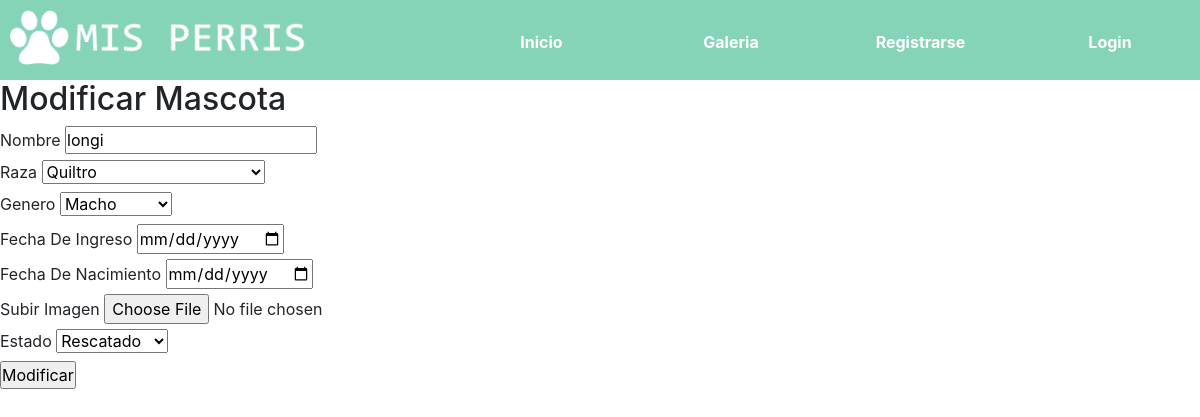
/modificar-mascota/6/, run on the app's committed database.
### core/models.py (models this page shows, shortened)
class Mascota(models.Model):
    nombre = models.CharField(max_length=50)
    raza = models.ForeignKey(Raza,on_delete=models.CASCADE)
    genero = models.ForeignKey(Genero,on_delete=models.CASCADE)
    fechaIngreso = models.DateField(blank=True)
    fechaNacimiento= models.DateField(null=True, blank=True)
    imagen = models.FileField(upload_to='photo')
    estado = models.ForeignKey(Estado,on_delete=models.CASCADE)
    class Meta:
        verbose_name = "Mascota"
        verbose_name_plural = "Mascota"

class Raza(models.Model):
    nombre = models.CharField(max_length=80)
    class Meta:
        verbose_name = "Raza"
        verbose_name_plural = "Raza"

class Genero(models.Model):
    genero = models.CharField(max_length=10)
    class Meta:
        verbose_name = "Genero"
        verbose_name_plural = "Genero"

class Estado(models.Model):
    TipoEstado = models.CharField(max_length=20)
    class Meta:
        verbose_name = "Estado"
        verbose_name_plural = "Estado"

### core/views.py (the view)
# urls.py: path('modificar-mascota/<id>/', modificar_mascota,name="modificar_mascota"),
def modificar_mascota(request, id):
    mascota = Mascota.objects.get(id=id)
    estado = Estado.objects.all()
    raza = Raza.objects.all()
    sexo = Genero.objects.all()
    variables = {
        'mascota': mascota,
        'estado' : estado,
        'raza' : raza,
        'sexo' : sexo,
    }
    return render(request, 'core/modificar_mascota.html', variables)

### core/templates/core/modificar_mascota.html (shortened to what this page needs)
{% extends 'core/base.html' %}
{% block contenido %}
<link rel="stylesheet" href="https://stackpath.bootstrapcdn.com/bootstrap/4.1.3/css/bootstrap.min.css">
<h2>Modificar Mascota</h2>
<form action="" id="FormularioMascotas" method="POST">
    <label for="txtNombre"> Nombre </label>
    <input type="text" placeholder="Spike" id="txtNombre" name="txtNombre" value="{{ mascota.nombre }}">
    <br>
        <label for="">Raza</label>
            <select name="cboRaza" id="cboRaza">
                {% for m in raza %}
                   <option
                   {% if m.id == mascota.raza.id %}
                   {{'selected'}}
                   {% endif %}
                   value="{{ m.id }}">{{m.nombre}}</option>
                {% endfor %}
            </select>
    <br>
        <label for="">Genero</label>
            <select name="cboGenero" id="cboGenero">
                {% for m in sexo %}
                   <option
                   {% if m.id == mascota.genero.id %}
                   {{'selected'}}
                   {% endif %}
                   value="{{ m.id }}">{{m.genero}}</option>
                {% endfor %}
            </select>
    <br>
        <label for="txtFechaI">Fecha De Ingreso</label>
        <input type="date" placeholder="Ej: 03/10/2018" id="txtFechaI" name="txtFechaI" value="{{ mascota.fechaIngreso }}">
    <br>
        <label for="txtFechaN">Fecha De Nacimiento</label>
        <input type="date" placeholder="Ej: 03/10/2018" id="txtFechaN" name="txtFechaN" value="{{ mascota.fechaNacimiento }}">
    <br>
        <label for="txtImagen">Subir Imagen</label>
        </th><input type="file"  id="txtFoto" name="txtFoto" value="{{ mascota.imagen }}">
    <br>
        <label for="">Estado</label>
            <select name="cboEstado" id="cboEstado">
                {% for m in estado %}
                   <option
                   {% if m.id == mascota.estado.id %}
                   {{'selected'}}
                   {% endif %}
                   value="{{ m.id }}">{{m.TipoEstado}}</option>
                {% endfor %}
            </select>
    <br>
    <input type="submit" name="btnGuardar" id="btnGuardar" value="Modificar">
</form>
{% endblock contenido %}

### core/static/core/css/estilosmisperris.css (style rules this page uses)
* { margin: 0; padding: 0; }
body { font-family: 'Lucida Sans', 'Lucida Sans Regular', 'Lucida Grande', 'Lucida Sans Unicode', Geneva, Verdana, sans-serif; }

### core/static/core/css/app.css (style rules this page uses)
html, body { margin: 0; padding: 0; }
body { font-family: "Muli"; color: #50514F; }
h2 { margin: 0 0 6px; }

### data on the page
Mascota: txtNombre "longi", cboRaza "Quiltro", cboGenero "Macho", cboEstado "Rescatado"
